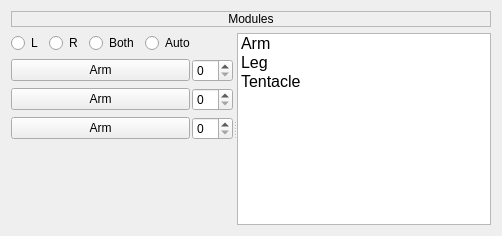
          <widget class="QWidget" name="layoutWidget">
           <layout class="QVBoxLayout" name="L_guides_vLay">
            <item>
             <widget class="QLabel" name="module_guides_lbl">
              <property name="toolTip">
               <string notr="true"/>
              </property>
              <property name="statusTip">
               <string notr="true"/>
              </property>
              <property name="whatsThis">
               <string notr="true"/>
              </property>
              <property name="accessibleName">
               <string notr="true"/>
              </property>
              <property name="accessibleDescription">
               <string notr="true"/>
              </property>
              <property name="frameShape">
               <enum>QFrame::StyledPanel</enum>
              </property>
              <property name="frameShadow">
               <enum>QFrame::Plain</enum>
              </property>
              <property name="text">
               <string notr="true">Modules</string>
              </property>
              <property name="alignment">
               <set>Qt::AlignCenter</set>
              </property>
             </widget>
            </item>
            <item>
             <widget class="QSplitter" name="module_create_splitter">
              <property name="sizePolicy">
               <sizepolicy hsizetype="Expanding" vsizetype="Expanding">
                <horstretch>0</horstretch>
                <verstretch>0</verstretch>
               </sizepolicy>
              </property>
              <property name="orientation">
               <enum>Qt::Horizontal</enum>
              </property>
              <widget class="QWidget" name="verticalLayoutWidget_4">
               <layout class="QVBoxLayout" name="guides_create_vLay_2">
                <item>
                 <layout class="QHBoxLayout" name="guides_sides_hLay_2">
                  <item>
                   <widget class="QRadioButton" name="guides_sides_L_rb_2">
                    <property name="toolTip">
                     <string notr="true"/>
                    </property>
                    <property name="statusTip">
                     <string notr="true"/>
                    </property>
                    <property name="whatsThis">
                     <string notr="true"/>
                    </property>
                    <property name="accessibleName">
                     <string notr="true"/>
                    </property>
                    <property name="accessibleDescription">
                     <string notr="true"/>
                    </property>
                    <property name="text">
                     <string notr="true">L</string>
                    </property>
                   </widget>
                  </item>
                  <item>
                   <widget class="QRadioButton" name="guides_sides_R_rb_2">
                    <property name="toolTip">
                     <string notr="true"/>
                    </property>
                    <property name="statusTip">
                     <string notr="true"/>
                    </property>
                    <property name="whatsThis">
                     <string notr="true"/>
                    </property>
                    <property name="accessibleName">
                     <string notr="true"/>
                    </property>
                    <property name="accessibleDescription">
                     <string notr="true"/>
                    </property>
                    <property name="text">
                     <string notr="true">R</string>
                    </property>
                   </widget>
                  </item>
                  <item>
                   <widget class="QRadioButton" name="guides_sides_Both_rb_2">
                    <property name="toolTip">
                     <string notr="true"/>
                    </property>
                    <property name="statusTip">
                     <string notr="true"/>
                    </property>
                    <property name="whatsThis">
                     <string notr="true"/>
                    </property>
                    <property name="accessibleName">
                     <string notr="true"/>
                    </property>
                    <property name="accessibleDescription">
                     <string notr="true"/>
                    </property>
                    <property name="text">
                     <string notr="true">Both</string>
                    </property>
                   </widget>
                  </item>
                  <item>
                   <widget class="QRadioButton" name="guides_sides_Auto_rb_2">
                    <property name="toolTip">
                     <string notr="true"/>
                    </property>
                    <property name="statusTip">
                     <string notr="true"/>
                    </property>
                    <property name="whatsThis">
                     <string notr="true"/>
                    </property>
                    <property name="accessibleName">
                     <string notr="true"/>
                    </property>
                    <property name="accessibleDescription">
                     <string notr="true"/>
                    </property>
                    <property name="text">
                     <string notr="true">Auto</string>
                    </property>
                   </widget>
                  </item>
                  <item>
                   <spacer name="guides_sides_spacer_2">
                    <property name="orientation">
                     <enum>Qt::Horizontal</enum>
                    </property>
                    <property name="sizeHint" stdset="0">
                     <size>
                      <width>40</width>
                      <height>20</height>
                     </size>
                    </property>
                   </spacer>
                  </item>
                 </layout>
                </item>
                <item>
                 <layout class="QVBoxLayout" name="guide_buttons_vLay_2">
                  <item>
                   <layout class="QHBoxLayout" name="guide_button_sample_hLay1_4">
                    <property name="spacing">
                     <number>2</number>
                    </property>
                    <item>
                     <widget class="QPushButton" name="guide_button_sample_pb1_4">
                      <property name="toolTip">
                       <string notr="true"/>
                      </property>
                      <property name="statusTip">
                       <string notr="true"/>
                      </property>
                      <property name="whatsThis">
                       <string notr="true"/>
                      </property>
                      <property name="accessibleName">
                       <string notr="true"/>
                      </property>
                      <property name="accessibleDescription">
                       <string notr="true"/>
                      </property>
                      <property name="text">
                       <string notr="true">Arm</string>
                      </property>
                     </widget>
                    </item>
                    <item>
                     <widget class="QSpinBox" name="segments_sample_sp1_4">
                      <property name="sizePolicy">
                       <sizepolicy hsizetype="Maximum" vsizetype="Fixed">
                        <horstretch>0</horstretch>
                        <verstretch>0</verstretch>
                       </sizepolicy>
                      </property>
                      <property name="toolTip">
                       <string/>
                      </property>
                      <property name="statusTip">
                       <string notr="true"/>
                      </property>
                      <property name="whatsThis">
                       <string notr="true"/>
                      </property>
                      <property name="accessibleName">
                       <string notr="true"/>
                      </property>
                      <property name="accessibleDescription">
                       <string notr="true"/>
                      </property>
                     </widget>
                    </item>
                   </layout>
                  </item>
                  <item>
                   <layout class="QHBoxLayout" name="guide_button_sample_hLay1_5">
                    <property name="spacing">
                     <number>2</number>
                    </property>
                    <item>
                     <widget class="QPushButton" name="guide_button_sample_pb1_5">
                      <property name="toolTip">
                       <string notr="true"/>
                      </property>
                      <property name="statusTip">
                       <string notr="true"/>
                      </property>
                      <property name="whatsThis">
                       <string notr="true"/>
                      </property>
                      <property name="accessibleName">
                       <string notr="true"/>
                      </property>
                      <property name="accessibleDescription">
                       <string notr="true"/>
                      </property>
                      <property name="text">
                       <string notr="true">Arm</string>
                      </property>
                     </widget>
                    </item>
                    <item>
                     <widget class="QSpinBox" name="segments_sample_sp1_5">
                      <property name="sizePolicy">
                       <sizepolicy hsizetype="Maximum" vsizetype="Fixed">
                        <horstretch>0</horstretch>
                        <verstretch>0</verstretch>
                       </sizepolicy>
                      </property>
                      <property name="toolTip">
                       <string notr="true"/>
                      </property>
                      <property name="statusTip">
                       <string notr="true"/>
                      </property>
                      <property name="whatsThis">
                       <string notr="true"/>
                      </property>
                      <property name="accessibleName">
                       <string notr="true"/>
                      </property>
                      <property name="accessibleDescription">
                       <string notr="true"/>
                      </property>
                     </widget>
                    </item>
                   </layout>
                  </item>
                  <item>
                   <layout class="QHBoxLayout" name="guide_button_sample_hLay1_6">
                    <property name="spacing">
                     <number>2</number>
                    </property>
                    <item>
                     <widget class="QPushButton" name="guide_button_sample_pb1_6">
                      <property name="toolTip">
                       <string notr="true"/>
                      </property>
                      <property name="statusTip">
                       <string notr="true"/>
                      </property>
                      <property name="whatsThis">
                       <string notr="true"/>
                      </property>
                      <property name="accessibleName">
                       <string notr="true"/>
                      </property>
                      <property name="accessibleDescription">
                       <string notr="true"/>
                      </property>
                      <property name="text">
                       <string notr="true">Arm</string>
                      </property>
                     </widget>
                    </item>
                    <item>
                     <widget class="QSpinBox" name="segments_sample_sp1_6">
                      <property name="sizePolicy">
                       <sizepolicy hsizetype="Maximum" vsizetype="Fixed">
                        <horstretch>0</horstretch>
                        <verstretch>0</verstretch>
                       </sizepolicy>
                      </property>
                      <property name="toolTip">
                       <string notr="true"/>
                      </property>
                      <property name="statusTip">
                       <string notr="true"/>
                      </property>
                      <property name="whatsThis">
                       <string notr="true"/>
                      </property>
                      <property name="accessibleName">
                       <string notr="true"/>
                      </property>
                      <property name="accessibleDescription">
                       <string notr="true"/>
                      </property>
                     </widget>
                    </item>
                   </layout>
                  </item>
                  <item>
                   <spacer name="verticalSpacer_2">
                    <property name="orientation">
                     <enum>Qt::Vertical</enum>
                    </property>
                    <property name="sizeHint" stdset="0">
                     <size>
                      <width>20</width>
                      <height>40</height>
                     </size>
                    </property>
                   </spacer>
                  </item>
                 </layout>
                </item>
               </layout>
              </widget>
              <widget class="QListWidget" name="guides_list_listWidget_2">
               <property name="font">
                <font>
                 <pointsize>12</pointsize>
                 <weight>50</weight>
                 <bold>false</bold>
                 <strikeout>false</strikeout>
                </font>
               </property>
               <property name="mouseTracking">
                <bool>false</bool>
               </property>
               <property name="toolTip">
                <string notr="true"/>
               </property>
               <property name="statusTip">
                <string notr="true"/>
               </property>
               <property name="whatsThis">
                <string notr="true"/>
               </property>
               <property name="accessibleName">
                <string notr="true"/>
               </property>
               <property name="accessibleDescription">
                <string notr="true"/>
               </property>
               <property name="frameShape">
                <enum>QFrame::StyledPanel</enum>
               </property>
               <property name="viewMode">
                <enum>QListView::ListMode</enum>
               </property>
               <property name="currentRow">
                <number>-1</number>
               </property>
               <item>
                <property name="text">
                 <string notr="true">Arm</string>
                </property>
                <property name="toolTip">
                 <string notr="true"/>
                </property>
                <property name="statusTip">
                 <string notr="true"/>
                </property>
                <property name="whatsThis">
                 <string notr="true"/>
                </property>
                <property name="textAlignment">
                 <set>AlignLeading|AlignVCenter</set>
                </property>
               </item>
               <item>
                <property name="text">
                 <string notr="true">Leg</string>
                </property>
                <property name="toolTip">
                 <string notr="true"/>
                </property>
                <property name="statusTip">
                 <string notr="true"/>
                </property>
                <property name="whatsThis">
                 <string notr="true"/>
                </property>
                <property name="textAlignment">
                 <set>AlignLeading|AlignVCenter</set>
                </property>
               </item>
               <item>
                <property name="text">
                 <string notr="true">Tentacle</string>
                </property>
                <property name="toolTip">
                 <string notr="true"/>
                </property>
                <property name="statusTip">
                 <string notr="true"/>
                </property>
                <property name="whatsThis">
                 <string notr="true"/>
                </property>
                <property name="textAlignment">
                 <set>AlignLeading|AlignVCenter</set>
                </property>
               </item>
              </widget>
             </widget>
            </item>
           </layout>
          </widget>
